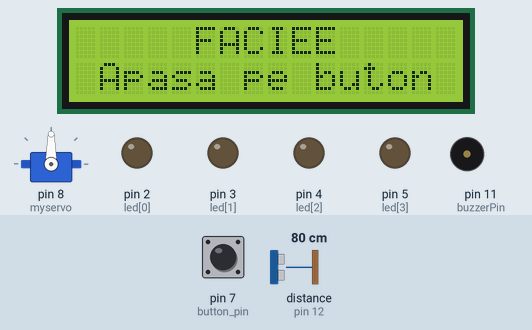
The sketch below on a simulated Arduino Uno, built with avr-gcc and run on an emulated ATmega328P. On the bench: 16×2 character LCD, servo, output pins drawn as LEDs (lit = HIGH), buzzer (waves = sounding). The inputs (shaded band) are chosen by the test bench; at power-on: pin 7 (button_pin) LOW, distance to the obstacle (sensor on pin 12) 80 cm. The echo pulse lasts 58.3 µs per cm; random numbers use the default seed unless the sketch sets one; pins used as bus, display or sensor lines are not drawn.

Above: at 1.2 s.
1.3 s: pin 7 (button_pin) pulled HIGH for 0.15 s
At 1.7 s:
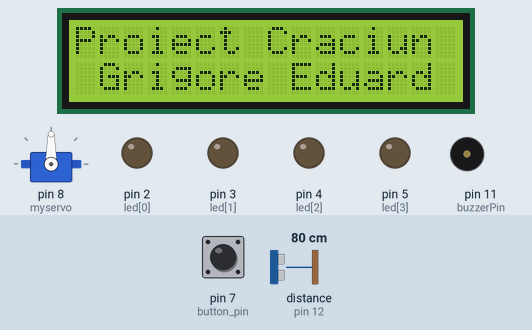
4.4 s: distance to the obstacle (sensor on pin 12) set to 11 cm
5.9 s: distance to the obstacle (sensor on pin 12) set to 8 cm
At 12.1 s:
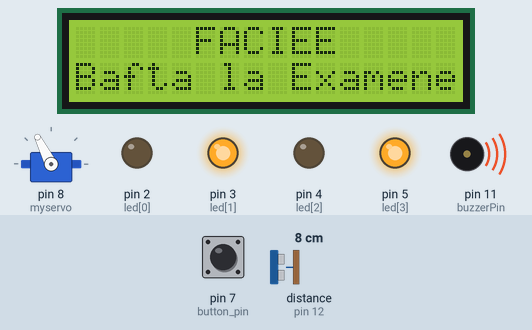
14.3 s: distance to the obstacle (sensor on pin 12) set to 18 cm
16.2 s: pin 7 (button_pin) pulled HIGH for 3.2 s
At 20.1 s:
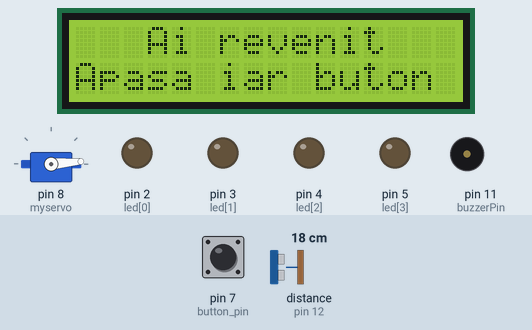
20.9 s: pin 7 (button_pin) pulled HIGH for 1 s
At 21.6 s:
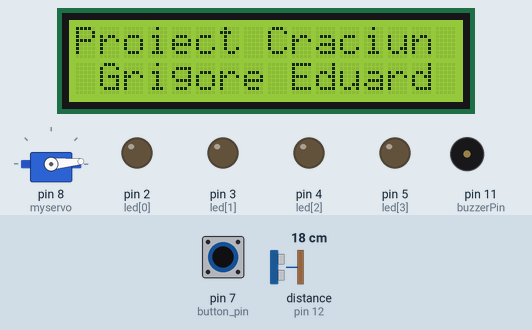
Timing chart, 0 to 24.5 s (numbered marks = the images above; inputs shaded):
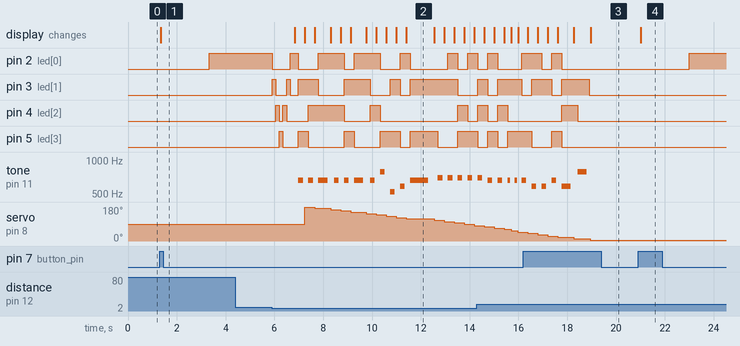

Measured:
- the behaviour switches between 10 and 9 cm on distance to the obstacle (sensor on pin 12) (found by bisection; images 1 and 2)
- after the input at 1.3 s, pin 2 (led[0]): LOW → HIGH after 2.0 s; the display: changes at once (image 1)
- after the input at 4.4 s, every drawn part: stays the same
- after the input at 5.9 s, pin 2 (led[0]): HIGH → LOW at once, → HIGH 0.75 s later, → LOW 0.33 s later, → HIGH 0.82 s later, … (12 changes in this stretch); pin 3 (led[1]): LOW → HIGH at once, → LOW 0.15 s later, → HIGH 0.45 s later, → LOW 0.15 s later, … (12 changes in this stretch)
- after the input at 20.9 s, pin 2 (led[0]): LOW → HIGH after 2.1 s; the display: changes after 0.10 s (image 4)
- what the display in image 2 shows lasts 1.2 s, from 11.4 s to 12.6 s

The sketch:

sketch_nov24a.ino
```cpp
#include "pitches.h"
#include <Wire.h>
//#include <LiquidCrystal.h>
#include <LiquidCrystal_I2C.h>
#include <Servo.h>

int button_pin = 7;
int stand_by;
int wait_at_start = 50;
unsigned long last_time_wait = 0;
int last_signal = LOW;
int repeat = 6;
int buzzerPin = 11;
int songs [6][50]={{
  // Jingle Bells
  NOTE_E5, NOTE_E5, NOTE_E5,
  NOTE_E5, NOTE_E5, NOTE_E5,
  NOTE_E5, NOTE_G5, NOTE_C5, NOTE_D5,
  NOTE_E5,
  NOTE_F5, NOTE_F5, NOTE_F5, NOTE_F5,
  NOTE_F5, NOTE_E5, NOTE_E5, NOTE_E5, NOTE_E5,
  NOTE_E5, NOTE_D5, NOTE_D5, NOTE_E5,
  NOTE_D5, NOTE_G5
},{
  8, 8, 4,
  8, 8, 4,
  8, 8, 8, 8,
  2,
  8, 8, 8, 8,
  8, 8, 8, 16, 16,
  8, 8, 8, 8,
  4, 4
},{
  // We wish you a merry Christmas
  NOTE_B3,
  NOTE_F4, NOTE_F4, NOTE_G4, NOTE_F4, NOTE_E4,
  NOTE_D4, NOTE_D4, NOTE_D4,
  NOTE_G4, NOTE_G4, NOTE_A4, NOTE_G4, NOTE_F4,
  NOTE_E4, NOTE_E4, NOTE_E4,
  NOTE_A4, NOTE_A4, NOTE_B4, NOTE_A4, NOTE_G4,
  NOTE_F4, NOTE_D4, NOTE_B3, NOTE_B3,
  NOTE_D4, NOTE_G4, NOTE_E4,
  NOTE_F4
},{
  4,
  4, 8, 8, 8, 8,
  4, 4, 4,
  4, 8, 8, 8, 8,
  4, 4, 4,
  4, 8, 8, 8, 8,
  4, 4, 8, 8,
  4, 4, 4,
  2
},{
  // Santa Claus is coming to town
  NOTE_G4,
  NOTE_E4, NOTE_F4, NOTE_G4, NOTE_G4, NOTE_G4,
  NOTE_A4, NOTE_B4, NOTE_C5, NOTE_C5, NOTE_C5,
  NOTE_E4, NOTE_F4, NOTE_G4, NOTE_G4, NOTE_G4,
  NOTE_A4, NOTE_G4, NOTE_F4, NOTE_F4,
  NOTE_E4, NOTE_G4, NOTE_C4, NOTE_E4,
  NOTE_D4, NOTE_F4, NOTE_B3,
  NOTE_C4
},{
  8,
  8, 8, 4, 4, 4,
  8, 8, 4, 4, 4,
  8, 8, 4, 4, 4,
  8, 8, 4, 2,
  4, 4, 4, 4,
  4, 2, 4,
  1
}};


LiquidCrystal_I2C lcd(0x27,16,2); // 0x27 - adresa

String mesaje[] = { //afiseaza 5 mesaje consecuitv pe pozitia 0,0 la LCD, delay de 150 ms
  "     FACIEE     ",
  "     Ureaza     ",
  "    Sarbatori   ",
  "    Fericite    ",
  "  Studentilor ! "
};

int numeroNote = 26;
#define trigPin 13
#define echoPin 12
int led[] = {2,3,4,5};
int signal = LOW;

Servo myservo;

int pos = 0;
int w = 0;

// the setup routine runs once when you press reset:
void setup() {
  pinMode(button_pin, INPUT);
  lcd.begin();
  lcd.clear();
  lcd.setCursor(0, 0);
  lcd.print("     FACIEE     ");
  lcd.setCursor(0, 1);
  lcd.print(" Apasa pe buton ");
  myservo.attach(8);
  pinMode(buzzerPin, OUTPUT);
  pinMode(trigPin, OUTPUT);
  pinMode(echoPin, INPUT);
  for(int x = 0; x<4; x++){
  pinMode(led[x], OUTPUT);
  }
}

// the loop routine runs over and over again forever:
void loop() {
    while(signal == LOW){
     signal = digitalRead(button_pin);
     if(signal == HIGH){
    lcd.clear();
    lcd.setCursor(0, 0);
    lcd.print("Proiect Craciun");
    lcd.setCursor(0, 1);
    lcd.print(" Grigore Eduard ");
     delay(2000);
     }
    }

  long duration, distance;
  digitalWrite(trigPin, LOW);
  delayMicroseconds(2);
  digitalWrite(trigPin, HIGH);
  delayMicroseconds(10);
  digitalWrite(trigPin, LOW);
  duration = pulseIn(echoPin, HIGH);
  distance = (duration/2) / 29.1;
  if (distance < 10) {
    lights();
    sound();
  }
  else {
   digitalWrite(led[0], HIGH);
  }
  if (distance >= 400 || distance <= 0){
    Serial.println("Out of range");
  }
  else {
    Serial.print(distance);
    Serial.println(" cm"); //in centimeters
  }
  stand_by = digitalRead(button_pin);

  if(stand_by == HIGH){
     signal = LOW;
     digitalWrite(led[0],LOW);
     lcd.clear();
     lcd.setCursor(0, 0);
     lcd.print("   Ai revenit   ");
     lcd.setCursor(0, 1);
     lcd.print("Apasa iar buton");
     delay(2000);
  }


}

void lights(){
  digitalWrite(led[0], LOW);    // turn LED off by making voltage LOW
  digitalWrite(led[1], HIGH);    // turn LED on (HIGH is voltage level)
  delay(150);                      // wait  150 ms

  digitalWrite(led[1], LOW);
  digitalWrite(led[2], HIGH);
  delay(150);

  digitalWrite(led[2], LOW);
  digitalWrite(led[3], HIGH);
  delay(150);

  digitalWrite(led[3], LOW);
  digitalWrite(led[2], HIGH);
  delay(150);
  digitalWrite(led[2], LOW);
  digitalWrite(led[1], HIGH);
  delay(150);
  digitalWrite(led[1], LOW);
  digitalWrite(led[0], HIGH);
  delay(150);
}

void sound(){
  lcd.clear();
  int pos = 180;
  int m = 0;
  int n = 0;
  int z = 0;
  int nr_par;
  if(repeat==6 || repeat == 2){
     nr_par = 0;
  }
  else if(repeat==0){
    nr_par = 4;
  }
  else if(repeat==4){
    nr_par = 2;
  }

  int nr_impar= nr_par+1;
  lcd.setCursor(0, 1);
  lcd.print("Bafta la Examene");
  for(int i = 0; i < numeroNote; i++){

    lcd.setCursor(0, 0);
    lcd.print(mesaje[z]);
    delay(150);
    digitalWrite(led[m],LOW);
    digitalWrite(led[n],LOW);
    m = random(0,4);
    n = random(0,4);
    int durata = 1500 / songs[nr_impar][i];
    tone(buzzerPin, songs[nr_par][i], durata);
    digitalWrite(led[m],HIGH);
    digitalWrite(led[n],HIGH);
    delay(durata * 1.3);
    myservo.write(pos);
    pos = pos -7;
    z++;
    if(z==5){
      z=0;
    }
 }
  repeat = nr_par;
  digitalWrite(led[m],LOW);
  digitalWrite(led[n],LOW);
    lcd.clear();
    lcd.setCursor(0, 0);
    lcd.print(" Lasati un Like");
    lcd.setCursor(0, 1);
    lcd.print("       :)");

}
```
